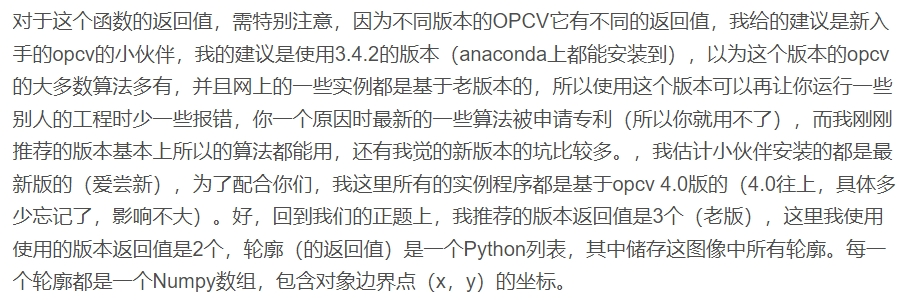
#> input picture opencv-练习/imgs/1.png, 904 x 300 px
$ jupyter execute --allow-errors '图形轮廓相关.ipynb'
#> lines starting #> are read from the running program, lines starting #| are printed output that depends on the picture; after the words box and inside, x2 and y2 are one past the last pixel; in counts of white or black regions, pixels touching at a corner belong together
[cell 1]
import cv2
import numpy as np
from shapely.geometry import Point, LineString, Polygon

[cell 2]
def show_img(name='',img=None):
    cv2.imshow(name,img)
    cv2.waitKey()

[cell 3]
img_path = r'./imgs/1.png'
img = cv2.imread(img_path)
#> img is the input picture: shape (300, 904, 3); mean B, G, R 231.7, 232.2, 231.9

# 转灰度图
imgGray = cv2.cvtColor(img,cv2.COLOR_BGR2GRAY)
# 高斯降噪
# imgBlur = cv2.GaussianBlur(imgGray,(15,7),1)

# 二值化，像素值为 【0 , 255】  2数字之一
# 当 maxval if pix_val>thresh 0
# cv2.THRESH_OTSU: 此时根据图像的直方图自动的选择阈值，手动设置的阈值失效！！！
# ret是返回的最佳阈值
# ret,imgBlur = cv2.threshold(src=imgGray, thresh=0, maxval=255,cv2.THRESH_OTSU|cv2.THRESH_BINARY_INV)
ret,imgBlur = cv2.threshold(imgGray, 0, 255, cv2.THRESH_OTSU|cv2.THRESH_BINARY_INV)
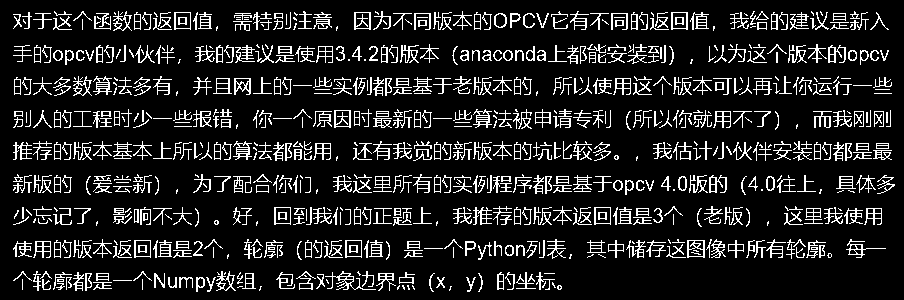
#> imgBlur: shape (300, 904); 13.1% white in thin lines or dots
#> ret = 176
# 边缘检测
# image：要进行边缘检测的图像，一般是灰度图像。
# threshold1：第一次阈值。这是第一个阈值，如果一个像素的梯度大于它，就将其认为是边缘。
# threshold2：第二次阈值。这是第二个阈值，如果一个像素的梯度大于它并且与第一次阈值相连，则将其认为是边缘。
# imgCanny = cv2.Canny(imgBlur,50,20)

# 获取卷积核
rect_kernel = cv2.getStructuringElement(cv2.MORPH_RECT, (25, 3))
# 使用上述卷积核对图像上的白色区域做膨胀操作!!!!
dilation = cv2.dilate(imgBlur, rect_kernel, iterations = 2)
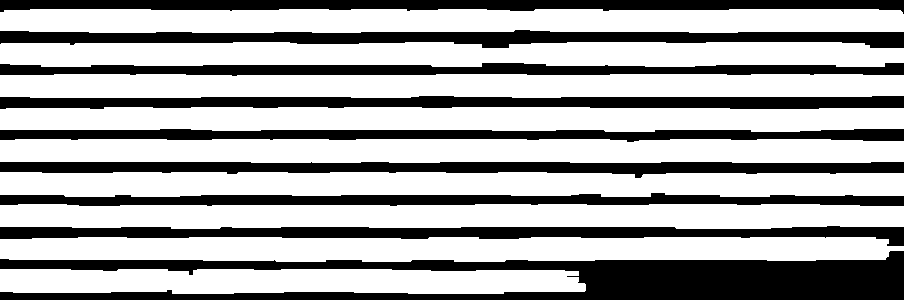
#> dilation: shape (300, 904); 65.5% white; 9 black regions

# 提取图像的外轮廓
contours,hierarchy = cv2.findContours(dilation,
                                      cv2.RETR_EXTERNAL,    # 只返回最外层的轮廓
                                      cv2.CHAIN_APPROX_NONE)
#> contours = 9 contours; largest, box (x1, y1, x2, y2) and area: (0, 139, 904, 163) 19929, (0, 172, 904, 197) 19780, (0, 204, 904, 229) 19655, (0, 74, 904, 98) 19614, (0, 9, 904, 33) 19576
#
img_out = cv2.drawContours(img.copy(),contours,-1,(0,255,0))
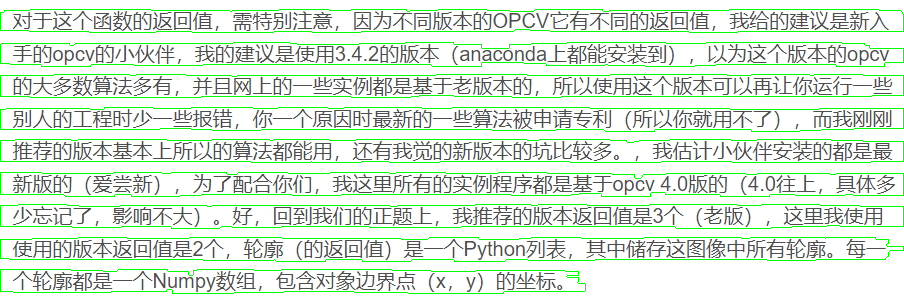
#> img_out: shape (300, 904, 3); mean B, G, R 216.6, 232.2, 216.8

[cell 4]
print('其中第一个轮廓的点集形状：',contours[0].shape)
#| 其中第一个轮廓的点集形状： (1245, 1, 2)

[cell 5]
count = 0
collect_rect = None
for cnt in contours:
    count += 1
    # if count > 2:
    #     count=0
    #     break
    rect = cv2.minAreaRect(cnt) # cnt：轮廓的点集合， rect: (中心点坐标=(451.5, 20.5), 宽高=(903.0, 23.0), 旋转角度=-0.0)
    box = cv2.boxPoints(rect)   # 矩形的4个顶点的坐标
    cv2.line(img,(box[0][0],box[0][1]),(box[1][0],box[1][1]),(0,0,255),2)
    cv2.line(img,(box[2][0],box[2][1]),(box[1][0],box[1][1]),(0,0,255),2)
    cv2.line(img,(box[2][0],box[2][1]),(box[3][0],box[3][1]),(0,0,255),2)
    cv2.line(img,(box[0][0],box[0][1]),(box[3][0],box[3][1]),(0,0,255),2)
    print("-="*8)
    print('rect:',rect)
    print('box_corrd:',np.int0(box))
    print("该轮廓形状：", np.array(cnt).shape) # (组成该轮廓的点数=1845, 无效信息=1, 该点的xy坐标值=2)
    print("中心坐标：", rect[0])
    print("宽    度：", rect[1][0])
    print("长    度：", rect[1][1])
    print("旋转角度：", rect[2])
    collect_rect = cnt
#> this loop made 9 passes
#> (rect, box) on passes 1, 2, 3, 4, 5, 7, 8: (((292.5, 281), (24, 585), -90), [[585, 293], [-7.35e-16, 293], [0, 269], [585, 269]]), (((451.5, 249), (24, 903), -90), [[903, 261], [-7.35e-16, 261], [0, 237], [903, 237]]), (((451.5, 216), (24, 903), -90), [[903, 228], [-7.35e-16, 228], [0, 204], [903, 204]]), (((451.5, 184), (24, 903), -90), [[903, 196], [-7.35e-16, 196], [0, 172], [903, 172]]), (((451.5, 150.5), (23, 903), -90), [[903, 162], [-7.04e-16, 162], [0, 139], [903, 139]]), (((451.5, 85.5), (23, 903), -90), [[903, 97], [-7.04e-16, 97], [0, 74], [903, 74]]), (((451.5, 54), (24, 903), -90), [[903, 66], [-7.35e-16, 66], [0, 42], [903, 42]])
#> rect on pass 6: ((451.5, 118.6), (23.96, 903), -89.85)
#> (printed output is left out)
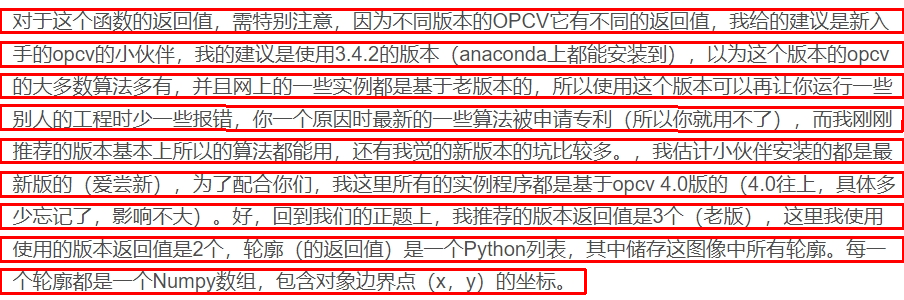
#> img: shape (300, 904, 3); 17.58% of pixels changed, all inside (x1, y1, x2, y2) = (0, 8, 904, 295)
#> after the loop, count = 9
Polygon(collect_rect.squeeze())

[cell 6]
show_img(img=img)

#> (a cell that did not finish here is left out)

[cell 8]
np.array(contours[0]).shape # （轮廓点的个数=1845, 多余信息=1, x与y坐标值=2)
#> Out = (1245, 1, 2)

[cell 9]
contours = sorted(contours,key=lambda x: x[0][0][-1])
print('排序完成。。。。')

[cell 10]
print('第一个轮廓-点数量：',len(contours[0]))
#| 第一个轮廓-点数量： 1845
Polygon(contours[0].squeeze())
